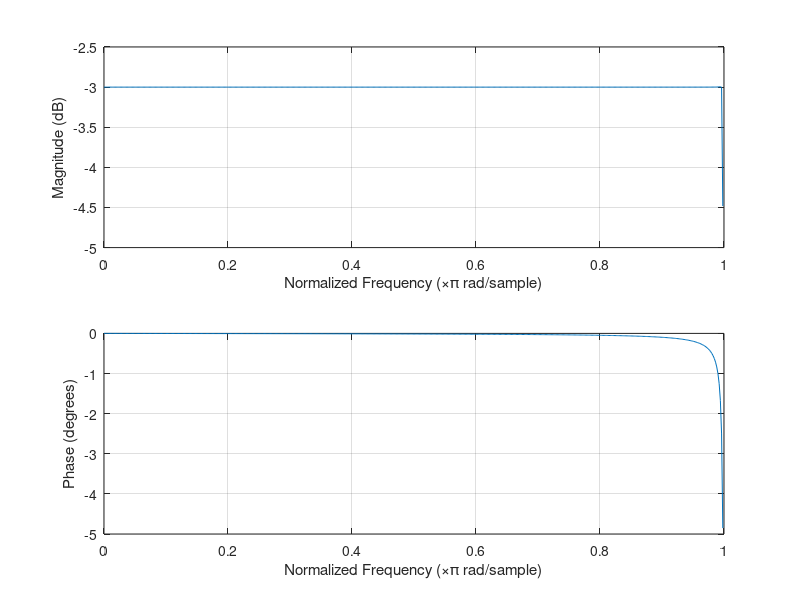

Write MATLAB code to recreate this figure.
fc = 20;
fs = 200;
[z, p, k] = ellip(6, 3, 90, 2*pi*fc, 's');
[num,den] = zp2tf(z, p, k);

[BL_num, BL_den] = bilinear(num, den, fs);
freqz(BL_num, BL_den);